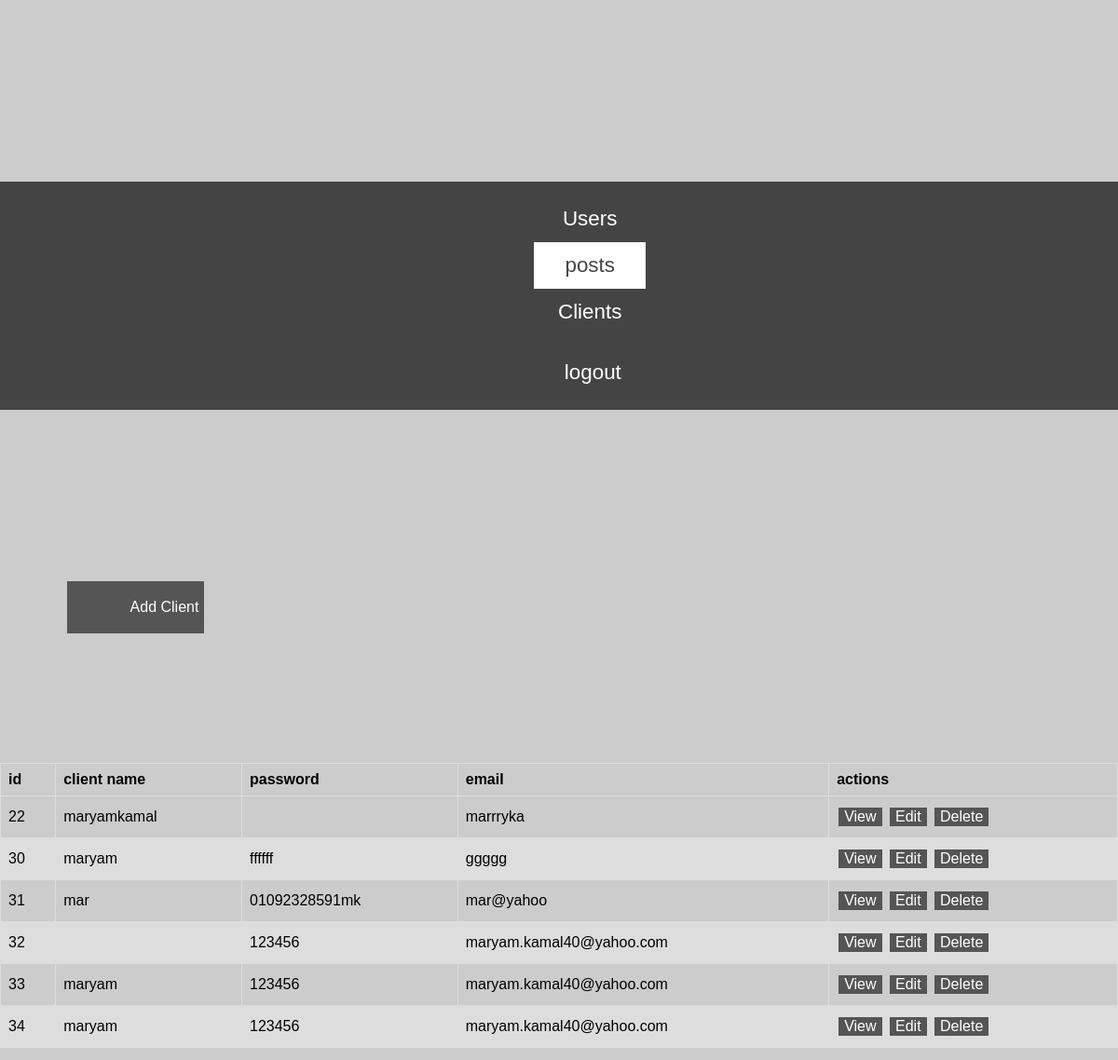
Page /mvc/index.php?action=clients/index (signed in) on the committed database.
### tables this page shows
CREATE TABLE `client` (
  `id` int(255) NOT NULL,
  `user_id` int(255) DEFAULT NULL,
  `username` varchar(255) DEFAULT NULL,
  `password` varchar(255) DEFAULT NULL,
  `email` varchar(255) DEFAULT NULL
);

### mvc/include/controllers/Clients.php (called while the page is built, shortened)
<?php
class Clients
{
    public $client;
    public function __construct()
    {
        $this->client= new Client();
    }
    public function index()
    {
        $client = $this->client->find_all();
        $data["client"]=$client;
        load_templete("clients/list_client",$data);
    }
}
?>

### mvc/index.php (called while the page is built, shortened)
<?php
$action = (!empty($_REQUEST['action'])) ? $_REQUEST['action'] : "Users/login";
$result = explode("/", $action);
$controller = array_shift($result);
$coAction = array_shift($result);
$data = $result;
$class = new $class_name();
call_user_func_array(array($class, $coAction), $data);

### mvc/include/system/functions.php (called while the page is built, shortened)
<?php
function site_url($controller="",$action = "" , $data =[] )
{
    $url = "index.php?action=";
    $siteUrl = SITE_URL . $url . "{$controller}"."/"."{$action}";
    if (!empty($data)) {
        $attr=[];
        foreach ($data as $key => $value) {
            $attr["{$key}"] ="{$value}";
        }
        $result= join('/' ,$attr);
        $siteUrl = $siteUrl .'/'. $result;
        return $siteUrl;
    }
    return $siteUrl;
  }
function layout_element($element_name = "" , $data=[])
{
    require(DIR_ELEMENTS . DS . $element_name . ".php");
}
function load_templete($main_content = "",$data=[])
{
    include(DIR_LAYOUTS . DS . "default.php");
}
?>

### mvc/include/system/MyDb.php (called while the page is built, shortened)
<?php
class  MyDb {
    private $connection;
    public function open_connection()
    {
        $this->connection = mysqli_connect(DB_HOST, DB_USER, DB_PASSWORD, DB_NAME);
        if (!$this->connection) {
            die("Database connection failed:" . mysqli_error($this->connection));
        } else {
            $db_select = mysqli_select_db($this->connection, DB_NAME);
        }
    }
    public function query($sql)
    {
        $result = mysqli_query($this->connection, $sql);
        return $result;
    }
    public function fetch_assoc($result)
    {
        return mysqli_fetch_assoc($result);
    }
    public function confirm_query($result)
    {
        return $result;
    }
}
$db = new MyDb();
?>

### mvc/views/main_content/clients/list_client.php (the view, shortened to what this page needs)
<div>
	 <button class="button" onclick="window.location.href='<?= site_url("Clients","add") ?>'">
              Add Client
        </button>
</div>
<div>
            <table >
 <thead>
            <tr>
                <th>id</th>
                <th>client name</th>
                <th>password</th>
                <th>email</th>
                <th>actions</th>
            </tr>
</thead
<tbody>
            <?php foreach ($client as $row): ?>
                <tr>
                    <td><?= $row["id"]; ?></td>
                    <td><?= $row["username"]; ?></td>
                    <td><?= $row["password"]; ?></td>
                    <td><?= $row["email"]; ?></td>
                    <td>
                        <?php $controllers="clients"?>
                        <?php  layout_element("actions",["controllers"=>"$controllers","row"=>$row]); ?>
                    </td>
                </tr>
            <?php endforeach; ?>
    </div>

### mvc/include/system/Crud.php (shortened to what this page needs)
<?php
class Crud
{
    public $table_name;
    public function find_all()
    {
        global $db;
        $sql = "SELECT * FROM `$this->table_name`";
        $result_set = $db->query($sql);
        $result = [];
        while ($row = $db->fetch_assoc($result_set)) {
            $result[] = $row;
        }
        echo "<pre>";
        return $result;
    }
}

### mvc/views/layouts/default.php (shortened to what this page needs)
<!DOCTYPE html>
<html lang="en">
<head>
<?php layout_element("top_nav"); ?>
</head>
<body>
<?php require_once(  DIR_MAIN_CONTENT .DS . $main_content .".php"); ?>
</body>
</html>

### mvc/views/elements/default/top_nav.php
<div class="nav">
  <ul>
    <li class="home"><a href="<?= site_url("users","index") ?>">Users</a></li>
    <li class="tutorials"><a class="active" href="<?= site_url("posts","index")?>">posts</a></li>
    <li class="about"><a href="<?= site_url("clients","index")?>">Clients</a></li>
    <li class="contact"><a href="<?= site_url("users","logout")?>"> logout</a></li>
  </ul>
</div>

### mvc/views/elements/default/actions.php
<div>
<button class="button" onclick="window.location.href='<?=site_url("{$controllers}","view",["id" => $row["id"]])?>'">
            View
        </button>
<button class="button" onclick="window.location.href='<?=site_url("{$controllers}","edit",["id" =>$row["id"]])?>'">
            Edit
        </button>
<button class="button" onclick="window.location.href='<?=site_url("{$controllers}","delete",["id" =>$row["id"]])?>'">
           Delete
        </button>
</div>

### rows in the picture
client: id "22", username "maryamkamal", email "marrryka"
client: id "30", username "maryam", password "ffffff", email "ggggg"
client: id "31", username "mar", password "01092328591mk", email "mar@yahoo"
client: id "32", password "123456", email "maryam.kamal40@yahoo.com"
client: id "33", username "maryam", password "123456", email "maryam.kamal40@yahoo.com"
client: id "34", username "maryam", password "123456", email "maryam.kamal40@yahoo.com"
